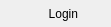
<?xml version="1.0" encoding="UTF-8"?>
<ui version="4.0">
 <class>LoginInforWidget</class>
 <widget class="QWidget" name="LoginInforWidget">
  <property name="geometry">
   <rect>
    <x>0</x>
    <y>0</y>
    <width>111</width>
    <height>27</height>
   </rect>
  </property>
  <property name="minimumSize">
   <size>
    <width>111</width>
    <height>27</height>
   </size>
  </property>
  <property name="maximumSize">
   <size>
    <width>16777215</width>
    <height>27</height>
   </size>
  </property>
  <property name="windowTitle">
   <string>Form</string>
  </property>
  <property name="styleSheet">
   <string notr="true">font: 9pt &quot;Microsoft YaHei UI&quot;;</string>
  </property>
  <widget class="QLabel" name="labelImage">
   <property name="geometry">
    <rect>
     <x>85</x>
     <y>6</y>
     <width>16</width>
     <height>16</height>
    </rect>
   </property>
   <property name="styleSheet">
    <string notr="true"/>
   </property>
   <property name="text">
    <string/>
   </property>
  </widget>
  <widget class="QLabel" name="labelName">
   <property name="geometry">
    <rect>
     <x>0</x>
     <y>0</y>
     <width>78</width>
     <height>27</height>
    </rect>
   </property>
   <property name="minimumSize">
    <size>
     <width>78</width>
     <height>26</height>
    </size>
   </property>
   <property name="maximumSize">
    <size>
     <width>16777215</width>
     <height>27</height>
    </size>
   </property>
   <property name="styleSheet">
    <string notr="true"/>
   </property>
   <property name="text">
    <string>Login</string>
   </property>
   <property name="alignment">
    <set>Qt::AlignRight|Qt::AlignTrailing|Qt::AlignVCenter</set>
   </property>
  </widget>
 </widget>
 <resources/>
 <connections/>
</ui>
